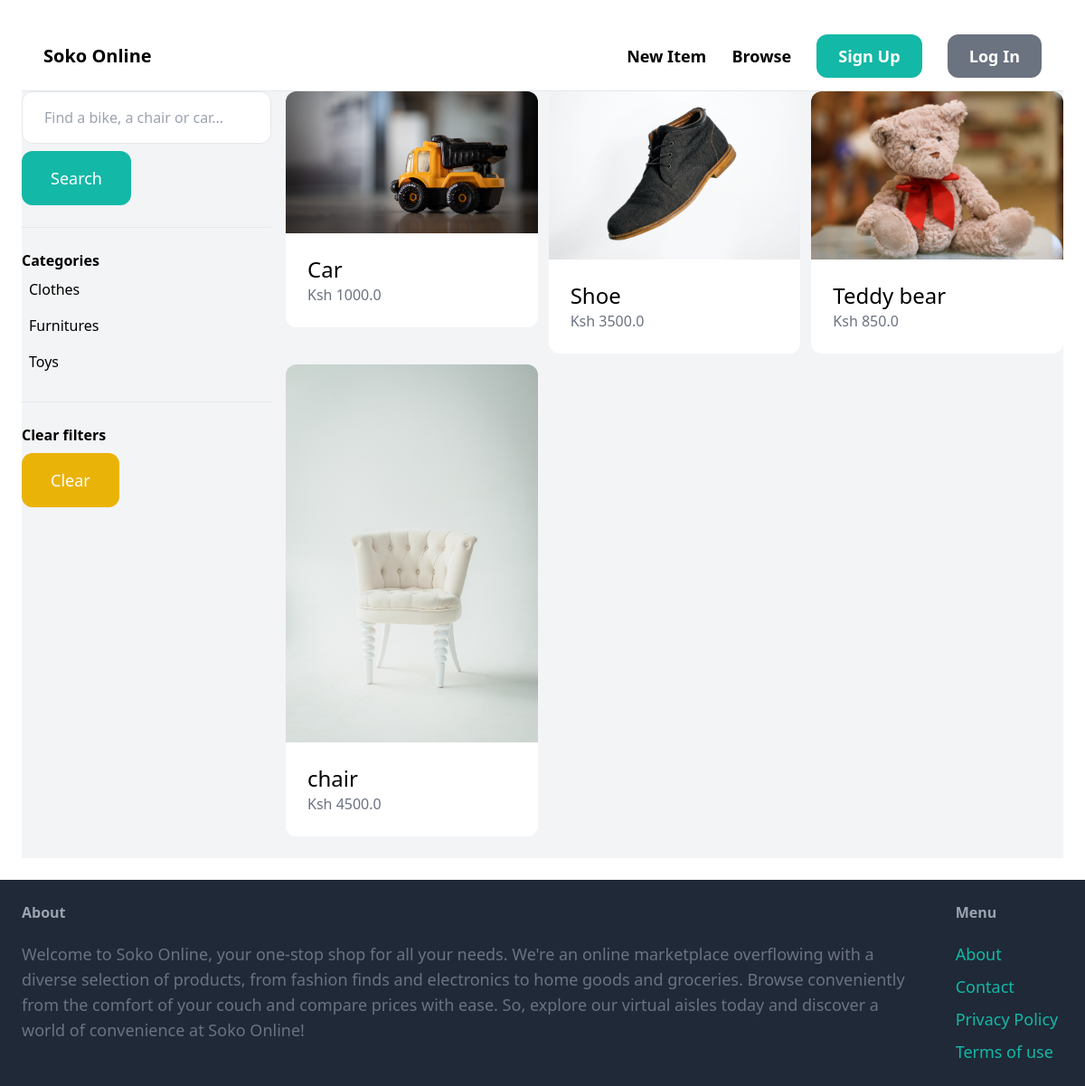
Page /items/items/ on the earlier database version.
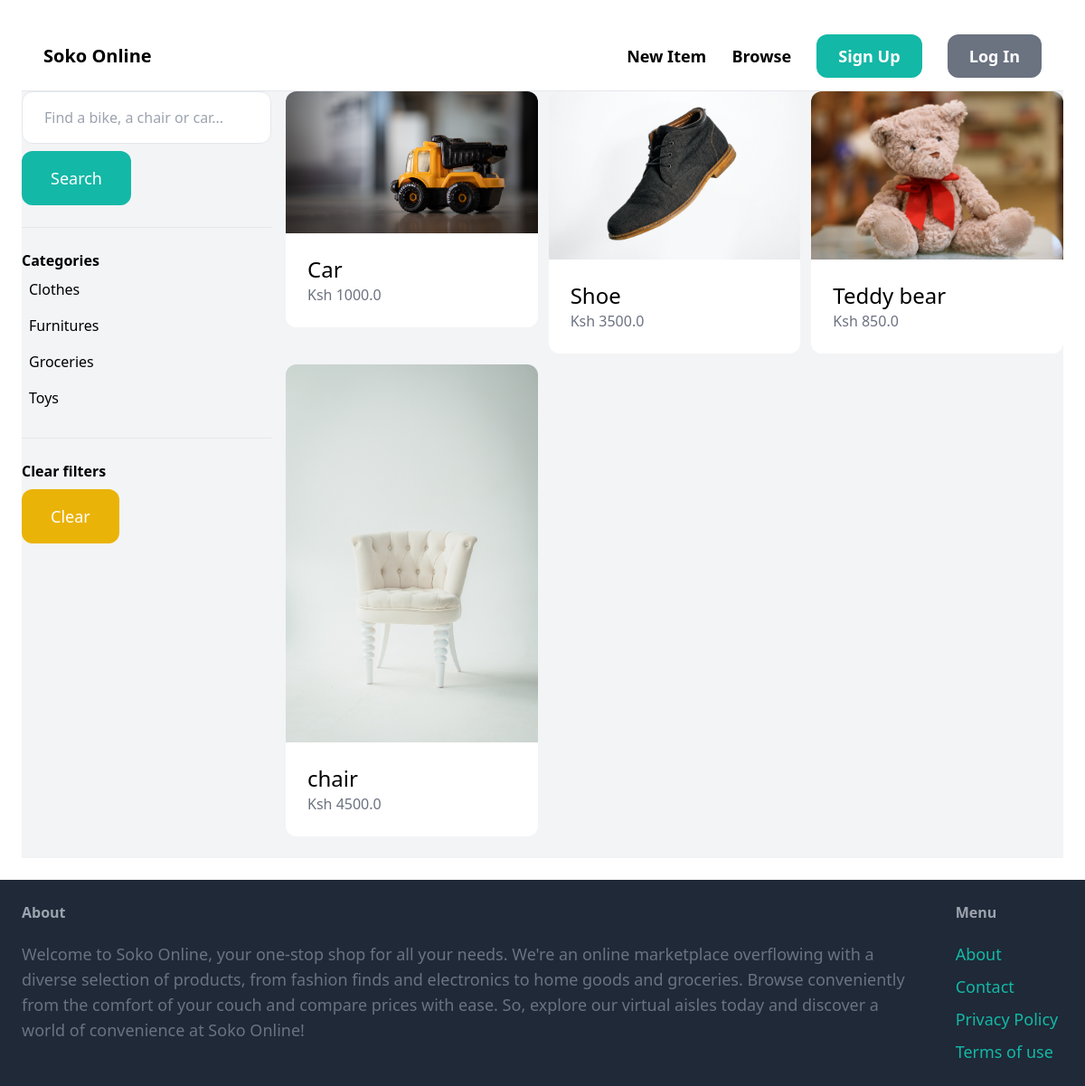
Same page on the later database version.
### item/models.py (models this page shows, shortened)
class Category(models.Model):
    name=models.CharField(max_length=255)
    class Meta:
        ordering = ('name',)
        verbose_name_plural = 'Categories'

class Item(models.Model):
    category=models.ForeignKey(Category,related_name='items', on_delete=models.CASCADE)
    name=models.CharField(max_length=255)
    description=models.TextField(blank=True,null=True)
    price=models.FloatField()
    image=models.ImageField(upload_to='item_images', blank=True, null=True)
    is_sold=models.BooleanField(default=False)
    created_by=models.ForeignKey(User, related_name='items', on_delete=models.CASCADE)
    created_on = models.DateTimeField(auto_now_add=True)

### item/views.py (the view)
# urls.py: path('items/', include('item.urls')),
def items(request):
    query = request.GET.get('query', '')
    category_id = request.GET.get('category', 0)
    categories = Category.objects.all()
    items = Item.objects.filter(is_sold=False)
    if category_id:
        items = items.filter(category_id=category_id)
    if query:
        items = items.filter(Q(name__icontains=query) | Q(description__icontains=query))
    return render(request, 'item/items.html',{
                  'items': items,
                  'query': query,
                  'categories': categories,
                  'category_id': category_id,
    })

### item/templates/item/items.html (shortened to what this page needs)
{% extends 'core/base.html' %}
{% block content %}
<div class="pb-6 grid grid-cols-4 gap-4 bg-gray-100">
    <div class="col-span-1">
        <form method="get" action="{% url 'item:items' %}">
            <input name="query" class="w-full py-4 px-6 border rounded-xl" type="text" value="{{ query }}"
                placeholder="Find a bike, a chair or car...">
            <button class="mt-2 py-4 px-8 text-lg bg-teal-500 text-white rounded-xl">Search</button>
        </form>
        <hr class="my-6">
        <p class="font-semibold">Categories</p>
        <ul>
            {% for category in categories %}
            <li class="py-2 px-2 rounded-xl{% if category.id == category_id %} bg-gray-200{% endif %}">
                <a href="{% url 'item:items' %}?query={{ query }}&category={{ category.id }}">{{ category.name }}</a>
            </li>
            {% endfor %}
        </ul>
        <hr class="my-6">
        <p class="font-semibold">Clear filters</p>
        <ul>
            <li><a href="{% url 'item:items' %}"
                    class="mt-2 py-4 px-8 inline-block bg-yellow-500 text-lg rounded-xl text-white">Clear</a>
    </div>
    <div class="col-span-3">
        <div class="grid grid-cols-3 gap-3">
            {% for item in items %}
            <div>
                <a href="{% url 'item:detail' item.id %}">
                    <div>
                        <img src="{{ item.image.url }}" class="rounded-t-xl">
                    </div>
                    <div class="p-6 bg-white rounded-b-xl">
                        <h2 class="text-2xl">{{ item.name }}</h2>
                        <p class="text-gray-500">Ksh {{ item.price }}</p>
                    </div>
                </a>
            </div>
            {% endfor %}
        </div>
    </div>
</div>
{% endblock %}

Differences in the rows shown:
added Category: name "Groceries"
